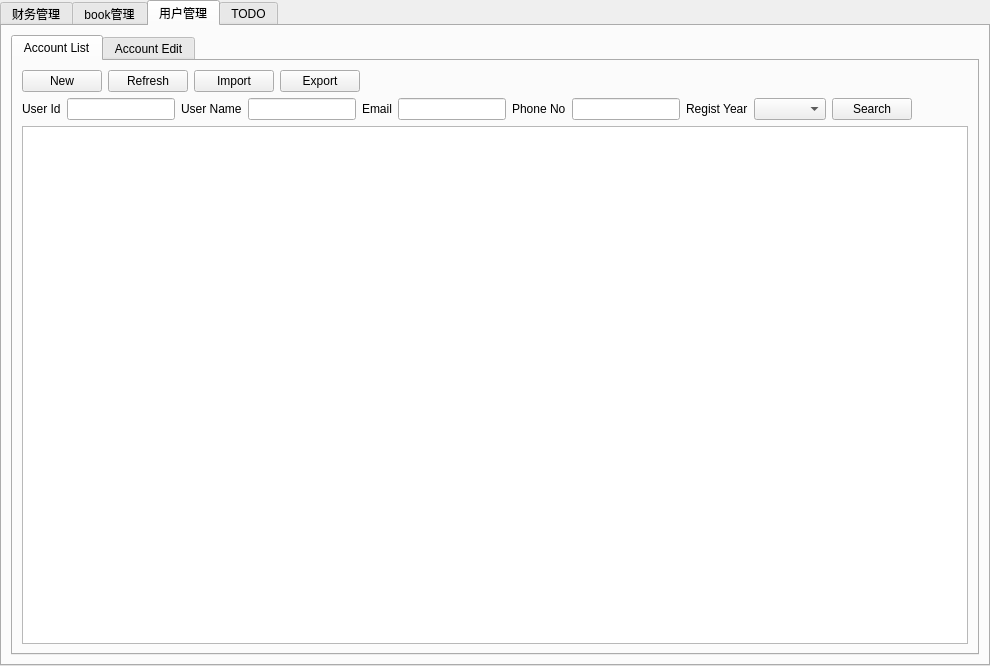
<?xml version="1.0" encoding="UTF-8"?>
<ui version="4.0">
 <class>dashboardTabWidget</class>
 <widget class="QTabWidget" name="dashboardTabWidget">
  <property name="geometry">
   <rect>
    <x>0</x>
    <y>0</y>
    <width>990</width>
    <height>666</height>
   </rect>
  </property>
  <property name="windowTitle">
   <string>个人管理系统</string>
  </property>
  <property name="currentIndex">
   <number>2</number>
  </property>
  <widget class="QWidget" name="feeManageTab">
   <attribute name="title">
    <string>财务管理</string>
   </attribute>
   <layout class="QHBoxLayout" name="horizontalLayout_5">
    <item>
     <widget class="QTabWidget" name="feeManageTabWidget">
      <property name="currentIndex">
       <number>0</number>
      </property>
      <widget class="QWidget" name="incomeTab">
       <attribute name="title">
        <string>收入</string>
       </attribute>
       <layout class="QHBoxLayout" name="horizontalLayout_6">
        <item>
         <widget class="QTableView" name="incomeTableView"/>
        </item>
       </layout>
      </widget>
      <widget class="QWidget" name="paymentTab">
       <attribute name="title">
        <string>支出</string>
       </attribute>
       <layout class="QHBoxLayout" name="horizontalLayout_7">
        <item>
         <widget class="QTableView" name="tableView_2"/>
        </item>
       </layout>
      </widget>
      <widget class="QWidget" name="overtimeTab">
       <attribute name="title">
        <string>加班报销</string>
       </attribute>
       <layout class="QHBoxLayout" name="horizontalLayout_8">
        <item>
         <widget class="QTableView" name="tableView_3"/>
        </item>
       </layout>
      </widget>
      <widget class="QWidget" name="yuEBaoTab">
       <attribute name="title">
        <string>余额宝</string>
       </attribute>
       <layout class="QHBoxLayout" name="horizontalLayout_9">
        <item>
         <widget class="QTableView" name="tableView_4"/>
        </item>
       </layout>
      </widget>
     </widget>
    </item>
   </layout>
  </widget>
  <widget class="QWidget" name="bookManageTab">
   <attribute name="title">
    <string>book管理</string>
   </attribute>
   <layout class="QVBoxLayout" name="verticalLayout_2">
    <item>
     <layout class="QHBoxLayout" name="horizontalLayout">
      <item>
       <widget class="QPushButton" name="pushButton_4">
        <property name="text">
         <string>New</string>
        </property>
       </widget>
      </item>
      <item>
       <widget class="QPushButton" name="pushButton_3">
        <property name="text">
         <string>Refresh</string>
        </property>
       </widget>
      </item>
      <item>
       <widget class="QPushButton" name="pushButton_2">
        <property name="text">
         <string>Import</string>
        </property>
       </widget>
      </item>
      <item>
       <widget class="QPushButton" name="pushButton">
        <property name="text">
         <string>Export</string>
        </property>
       </widget>
      </item>
      <item>
       <spacer name="horizontalSpacer_3">
        <property name="orientation">
         <enum>Qt::Horizontal</enum>
        </property>
        <property name="sizeHint" stdset="0">
         <size>
          <width>40</width>
          <height>20</height>
         </size>
        </property>
       </spacer>
      </item>
     </layout>
    </item>
    <item>
     <layout class="QHBoxLayout" name="horizontalLayout_2">
      <item>
       <widget class="QLabel" name="label">
        <property name="text">
         <string>Book Name</string>
        </property>
       </widget>
      </item>
      <item>
       <widget class="QLineEdit" name="lineEdit"/>
      </item>
      <item>
       <widget class="QLabel" name="label_2">
        <property name="text">
         <string>Author</string>
        </property>
       </widget>
      </item>
      <item>
       <widget class="QLineEdit" name="lineEdit_2"/>
      </item>
      <item>
       <widget class="QLabel" name="label_3">
        <property name="text">
         <string>Book Type</string>
        </property>
       </widget>
      </item>
      <item>
       <widget class="QComboBox" name="comboBox">
        <item>
         <property name="text">
          <string>All</string>
         </property>
        </item>
        <item>
         <property name="text">
          <string>纸质</string>
         </property>
        </item>
        <item>
         <property name="text">
          <string>Mobi</string>
         </property>
        </item>
        <item>
         <property name="text">
          <string>ePub</string>
         </property>
        </item>
        <item>
         <property name="text">
          <string>PDF</string>
         </property>
        </item>
        <item>
         <property name="text">
          <string>TXT</string>
         </property>
        </item>
       </widget>
      </item>
      <item>
       <widget class="QLabel" name="label_15">
        <property name="text">
         <string>Class</string>
        </property>
       </widget>
      </item>
      <item>
       <widget class="QComboBox" name="comboBox_2">
        <item>
         <property name="text">
          <string>All</string>
         </property>
        </item>
        <item>
         <property name="text">
          <string>Self-Improvement</string>
         </property>
        </item>
        <item>
         <property name="text">
          <string>财经</string>
         </property>
        </item>
        <item>
         <property name="text">
          <string>自然科学</string>
         </property>
        </item>
        <item>
         <property name="text">
          <string>人文社科</string>
         </property>
        </item>
        <item>
         <property name="text">
          <string>文学</string>
         </property>
        </item>
        <item>
         <property name="text">
          <string>漫画</string>
         </property>
        </item>
        <item>
         <property name="text">
          <string>无类</string>
         </property>
        </item>
       </widget>
      </item>
      <item>
       <widget class="QPushButton" name="pushButton_5">
        <property name="text">
         <string>Search</string>
        </property>
       </widget>
      </item>
      <item>
       <spacer name="horizontalSpacer_4">
        <property name="orientation">
         <enum>Qt::Horizontal</enum>
        </property>
        <property name="sizeHint" stdset="0">
         <size>
          <width>40</width>
          <height>20</height>
         </size>
        </property>
       </spacer>
      </item>
     </layout>
    </item>
    <item>
     <widget class="QTabWidget" name="bookManageTabWidget">
      <property name="currentIndex">
       <number>0</number>
      </property>
      <widget class="QWidget" name="bookTab">
       <attribute name="title">
        <string>book</string>
       </attribute>
       <layout class="QHBoxLayout" name="horizontalLayout_10">
        <item>
         <widget class="QTableView" name="mobiTableView"/>
        </item>
       </layout>
      </widget>
     </widget>
    </item>
   </layout>
  </widget>
  <widget class="QWidget" name="accountManageTab">
   <attribute name="title">
    <string>用户管理</string>
   </attribute>
   <layout class="QHBoxLayout" name="horizontalLayout_4">
    <item>
     <widget class="QTabWidget" name="accountTabWidget">
      <property name="currentIndex">
       <number>0</number>
      </property>
      <widget class="QWidget" name="accountTab">
       <attribute name="title">
        <string>Account List</string>
       </attribute>
       <layout class="QVBoxLayout" name="verticalLayout">
        <item>
         <layout class="QHBoxLayout" name="horizontalLayout_14">
          <item>
           <widget class="QPushButton" name="newButton">
            <property name="maximumSize">
             <size>
              <width>100</width>
              <height>16777215</height>
             </size>
            </property>
            <property name="text">
             <string>New</string>
            </property>
           </widget>
          </item>
          <item>
           <widget class="QPushButton" name="refreshButton">
            <property name="maximumSize">
             <size>
              <width>100</width>
              <height>16777215</height>
             </size>
            </property>
            <property name="text">
             <string>Refresh</string>
            </property>
           </widget>
          </item>
          <item>
           <widget class="QPushButton" name="importButton">
            <property name="maximumSize">
             <size>
              <width>100</width>
              <height>16777215</height>
             </size>
            </property>
            <property name="text">
             <string>Import</string>
            </property>
           </widget>
          </item>
          <item>
           <widget class="QPushButton" name="exportButton">
            <property name="maximumSize">
             <size>
              <width>100</width>
              <height>16777215</height>
             </size>
            </property>
            <property name="text">
             <string>Export</string>
            </property>
           </widget>
          </item>
          <item>
           <spacer name="horizontalSpacer">
            <property name="orientation">
             <enum>Qt::Horizontal</enum>
            </property>
            <property name="sizeHint" stdset="0">
             <size>
              <width>40</width>
              <height>20</height>
             </size>
            </property>
           </spacer>
          </item>
         </layout>
        </item>
        <item>
         <layout class="QHBoxLayout" name="horizontalLayout_3">
          <item>
           <widget class="QLabel" name="useridLabel">
            <property name="text">
             <string>User Id</string>
            </property>
           </widget>
          </item>
          <item>
           <widget class="QLineEdit" name="useridLineEdit"/>
          </item>
          <item>
           <widget class="QLabel" name="usernameLabel">
            <property name="text">
             <string>User Name</string>
            </property>
           </widget>
          </item>
          <item>
           <widget class="QLineEdit" name="usernameLineEdit"/>
          </item>
          <item>
           <widget class="QLabel" name="emailLabel">
            <property name="text">
             <string>Email</string>
            </property>
           </widget>
          </item>
          <item>
           <widget class="QLineEdit" name="emailLineEdit"/>
          </item>
          <item>
           <widget class="QLabel" name="phoneNoLabel">
            <property name="text">
             <string>Phone No</string>
            </property>
           </widget>
          </item>
          <item>
           <widget class="QLineEdit" name="phoneNoLineEdit"/>
          </item>
          <item>
           <widget class="QLabel" name="registYearLabel">
            <property name="text">
             <string>Regist Year</string>
            </property>
           </widget>
          </item>
          <item>
           <widget class="QComboBox" name="registYearComboBox"/>
          </item>
          <item>
           <widget class="QPushButton" name="searchButton">
            <property name="text">
             <string>Search</string>
            </property>
           </widget>
          </item>
          <item>
           <spacer name="horizontalSpacer_2">
            <property name="orientation">
             <enum>Qt::Horizontal</enum>
            </property>
            <property name="sizeHint" stdset="0">
             <size>
              <width>40</width>
              <height>20</height>
             </size>
            </property>
           </spacer>
          </item>
         </layout>
        </item>
        <item>
         <widget class="QTableWidget" name="tableWidget">
          <property name="alternatingRowColors">
           <bool>true</bool>
          </property>
          <property name="gridStyle">
           <enum>Qt::SolidLine</enum>
          </property>
          <property name="sortingEnabled">
           <bool>false</bool>
          </property>
         </widget>
        </item>
       </layout>
      </widget>
      <widget class="QWidget" name="accountEditTab">
       <attribute name="title">
        <string>Account Edit</string>
       </attribute>
       <widget class="QWidget" name="formLayoutWidget">
        <property name="geometry">
         <rect>
          <x>370</x>
          <y>80</y>
          <width>361</width>
          <height>421</height>
         </rect>
        </property>
        <layout class="QFormLayout" name="formLayout">
         <property name="fieldGrowthPolicy">
          <enum>QFormLayout::AllNonFixedFieldsGrow</enum>
         </property>
         <item row="1" column="0">
          <widget class="QLabel" name="label_13">
           <property name="text">
            <string>User id</string>
           </property>
          </widget>
         </item>
         <item row="1" column="1">
          <widget class="QLineEdit" name="lineEdit_10"/>
         </item>
         <item row="2" column="0">
          <widget class="QLabel" name="label_6">
           <property name="text">
            <string>Usern ame</string>
           </property>
          </widget>
         </item>
         <item row="2" column="1">
          <widget class="QLineEdit" name="lineEdit_6"/>
         </item>
         <item row="3" column="0">
          <widget class="QLabel" name="label_7">
           <property name="text">
            <string>Password</string>
           </property>
          </widget>
         </item>
         <item row="3" column="1">
          <widget class="QLineEdit" name="lineEdit_7"/>
         </item>
         <item row="4" column="0">
          <widget class="QLabel" name="label_4">
           <property name="text">
            <string>Email</string>
           </property>
          </widget>
         </item>
         <item row="4" column="1">
          <widget class="QLineEdit" name="lineEdit_4"/>
         </item>
         <item row="5" column="0">
          <widget class="QLabel" name="label_5">
           <property name="text">
            <string>Gender</string>
           </property>
          </widget>
         </item>
         <item row="5" column="1">
          <widget class="QRadioButton" name="radioButton">
           <property name="text">
            <string>Male</string>
           </property>
          </widget>
         </item>
         <item row="6" column="1">
          <widget class="QRadioButton" name="radioButton_2">
           <property name="text">
            <string>Female</string>
           </property>
          </widget>
         </item>
         <item row="7" column="1">
          <widget class="QRadioButton" name="radioButton_3">
           <property name="text">
            <string>Keep secrete.</string>
           </property>
          </widget>
         </item>
         <item row="8" column="0">
          <widget class="QLabel" name="label_8">
           <property name="text">
            <string>Age</string>
           </property>
          </widget>
         </item>
         <item row="8" column="1">
          <widget class="QLineEdit" name="lineEdit_5"/>
         </item>
         <item row="9" column="0">
          <widget class="QLabel" name="label_9">
           <property name="text">
            <string>Creator</string>
           </property>
          </widget>
         </item>
         <item row="9" column="1">
          <widget class="QLineEdit" name="lineEdit_8"/>
         </item>
         <item row="10" column="0">
          <widget class="QLabel" name="label_10">
           <property name="text">
            <string>Modifier</string>
           </property>
          </widget>
         </item>
         <item row="10" column="1">
          <widget class="QLineEdit" name="lineEdit_9"/>
         </item>
         <item row="11" column="0">
          <widget class="QLabel" name="label_11">
           <property name="text">
            <string>Create time</string>
           </property>
          </widget>
         </item>
         <item row="11" column="1">
          <widget class="QDateEdit" name="dateEdit"/>
         </item>
         <item row="12" column="0">
          <widget class="QLabel" name="label_12">
           <property name="text">
            <string>Modification time</string>
           </property>
          </widget>
         </item>
         <item row="12" column="1">
          <widget class="QDateEdit" name="dateEdit_2"/>
         </item>
         <item row="13" column="0">
          <widget class="QLabel" name="label_14">
           <property name="text">
            <string>Description</string>
           </property>
          </widget>
         </item>
         <item row="13" column="1">
          <widget class="QPlainTextEdit" name="plainTextEdit"/>
         </item>
        </layout>
        <zorder>lineEdit_10</zorder>
        <zorder>label_14</zorder>
        <zorder>lineEdit_6</zorder>
        <zorder>lineEdit_7</zorder>
        <zorder>label_7</zorder>
        <zorder>label_4</zorder>
        <zorder>label_5</zorder>
        <zorder>lineEdit_5</zorder>
        <zorder>label_8</zorder>
        <zorder>lineEdit_8</zorder>
        <zorder>label_9</zorder>
        <zorder>lineEdit_9</zorder>
        <zorder>radioButton</zorder>
        <zorder>radioButton_2</zorder>
        <zorder>radioButton_3</zorder>
        <zorder>label_10</zorder>
        <zorder>dateEdit</zorder>
        <zorder>label_11</zorder>
        <zorder>dateEdit_2</zorder>
        <zorder>label_6</zorder>
        <zorder>label_12</zorder>
        <zorder>lineEdit_4</zorder>
        <zorder>label_13</zorder>
        <zorder>plainTextEdit</zorder>
       </widget>
      </widget>
     </widget>
    </item>
   </layout>
  </widget>
  <widget class="QWidget" name="todoManageTab">
   <attribute name="title">
    <string>TODO</string>
   </attribute>
   <layout class="QHBoxLayout" name="horizontalLayout_11">
    <item>
     <widget class="QTabWidget" name="tabWidget">
      <property name="currentIndex">
       <number>0</number>
      </property>
      <widget class="QWidget" name="tab">
       <attribute name="title">
        <string>设计开发 </string>
       </attribute>
       <widget class="QCheckBox" name="checkBox">
        <property name="geometry">
         <rect>
          <x>20</x>
          <y>20</y>
          <width>211</width>
          <height>16</height>
         </rect>
        </property>
        <property name="text">
         <string>+ 给各列表页面加上增删改查功能</string>
        </property>
       </widget>
       <widget class="QTableWidget" name="tableWidget_2">
        <property name="geometry">
         <rect>
          <x>30</x>
          <y>110</y>
          <width>681</width>
          <height>361</height>
         </rect>
        </property>
        <property name="gridStyle">
         <enum>Qt::NoPen</enum>
        </property>
        <row>
         <property name="text">
          <string>1</string>
         </property>
        </row>
        <row>
         <property name="text">
          <string>2</string>
         </property>
        </row>
        <row>
         <property name="text">
          <string>3</string>
         </property>
        </row>
        <column>
         <property name="text">
          <string>flag</string>
         </property>
        </column>
        <column>
         <property name="text">
          <string>+/-</string>
         </property>
        </column>
        <column>
         <property name="text">
          <string>content</string>
         </property>
        </column>
        <item row="0" column="0">
         <property name="text">
          <string>True</string>
         </property>
        </item>
        <item row="0" column="1">
         <property name="text">
          <string>+</string>
         </property>
        </item>
        <item row="0" column="2">
         <property name="text">
          <string>给各列表页面加上增删改查功能</string>
         </property>
        </item>
        <item row="1" column="0">
         <property name="text">
          <string>False</string>
         </property>
        </item>
        <item row="1" column="1">
         <property name="text">
          <string>+</string>
         </property>
        </item>
        <item row="1" column="2">
         <property name="text">
          <string>各列表页面均做成分页，每页只显示20条即可</string>
         </property>
        </item>
        <item row="2" column="0">
         <property name="text">
          <string>False</string>
         </property>
        </item>
        <item row="2" column="1">
         <property name="text">
          <string>-</string>
         </property>
        </item>
        <item row="2" column="2">
         <property name="text">
          <string>去掉各table周围的空白区域</string>
         </property>
        </item>
       </widget>
      </widget>
      <widget class="QWidget" name="tab_2">
       <attribute name="title">
        <string>Tab 2</string>
       </attribute>
      </widget>
     </widget>
    </item>
   </layout>
  </widget>
 </widget>
 <resources/>
 <connections/>
</ui>
